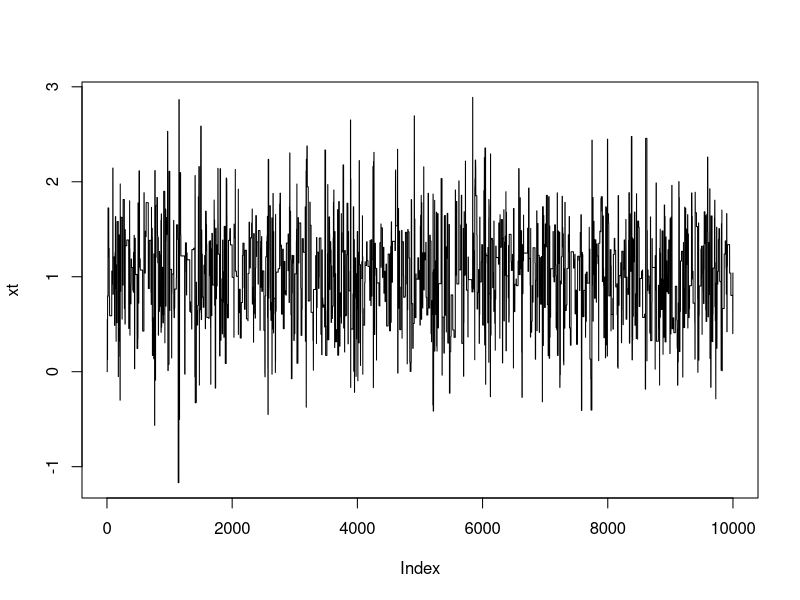
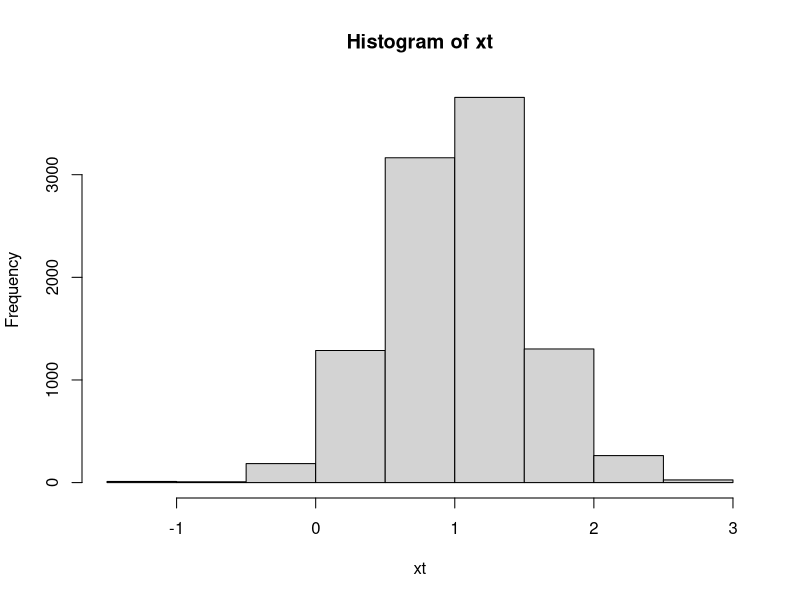

Source code (R) for these figures, in order:
#' This script illustrates the Metropolis-Hastings algorithm, as described in A. Meucci,"Risk and Asset Allocation",
#' Springer, 2005,  Chapter 7.
#'
#' @references
#' A. Meucci - "Exercises in Advanced Risk and Portfolio Management" \url{http://symmys.com/node/170}.
#' See Meucci's script for "S_MarkovChainMonteCarlo.m"
#
#' @author Xavier Valls \email{flamejat@@gmail.com}

##################################################################################################################
### Set-up target and candidate
# kernel of the target distribution
kernel = function(x) dnorm( x, 1, 0.5 );

# parameters of the normal candidate distribution
mu  = 0;
sig = 5;

##################################################################################################################
### Set up MH algorithm
nSim = 10000;
xt = matrix( NaN, nSim, 1);
xt[ 1 ] = 0;
nacc = 0;
for( i in 2 : nSim )
{
    # normal candidate
    r = mu + sig * rnorm(1);
    # kernel at candidate
    f1 = kernel( r );
    # kernel at past
    f2 = kernel( xt[ i-1 ] );
    prob = f1 / f2;
    xt[ i ] = xt[ i-1 ];
    if( prob > 1 || runif(1) > (1 - prob) )
    {
        xt[ i ] = r; 
        nacc = nacc + 1;   
    }  
}
##################################################################################################################
### Post-process output
# acceptance rate
print( nacc / nSim );

# display MCMC over time
dev.new();
plot( xt, type = "l" );

# distribution
dev.new();
hist( xt, log(10*nSim) );
